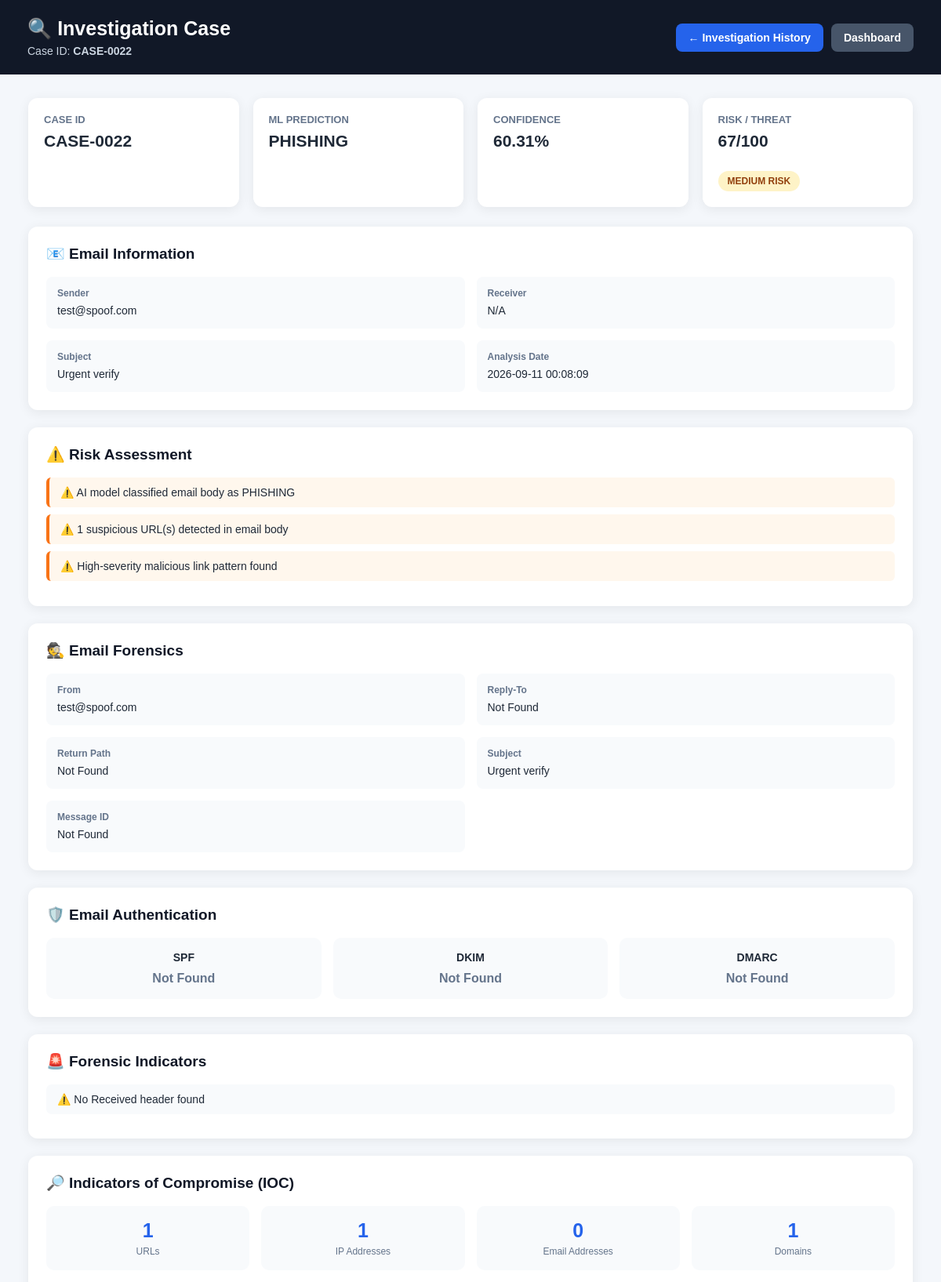
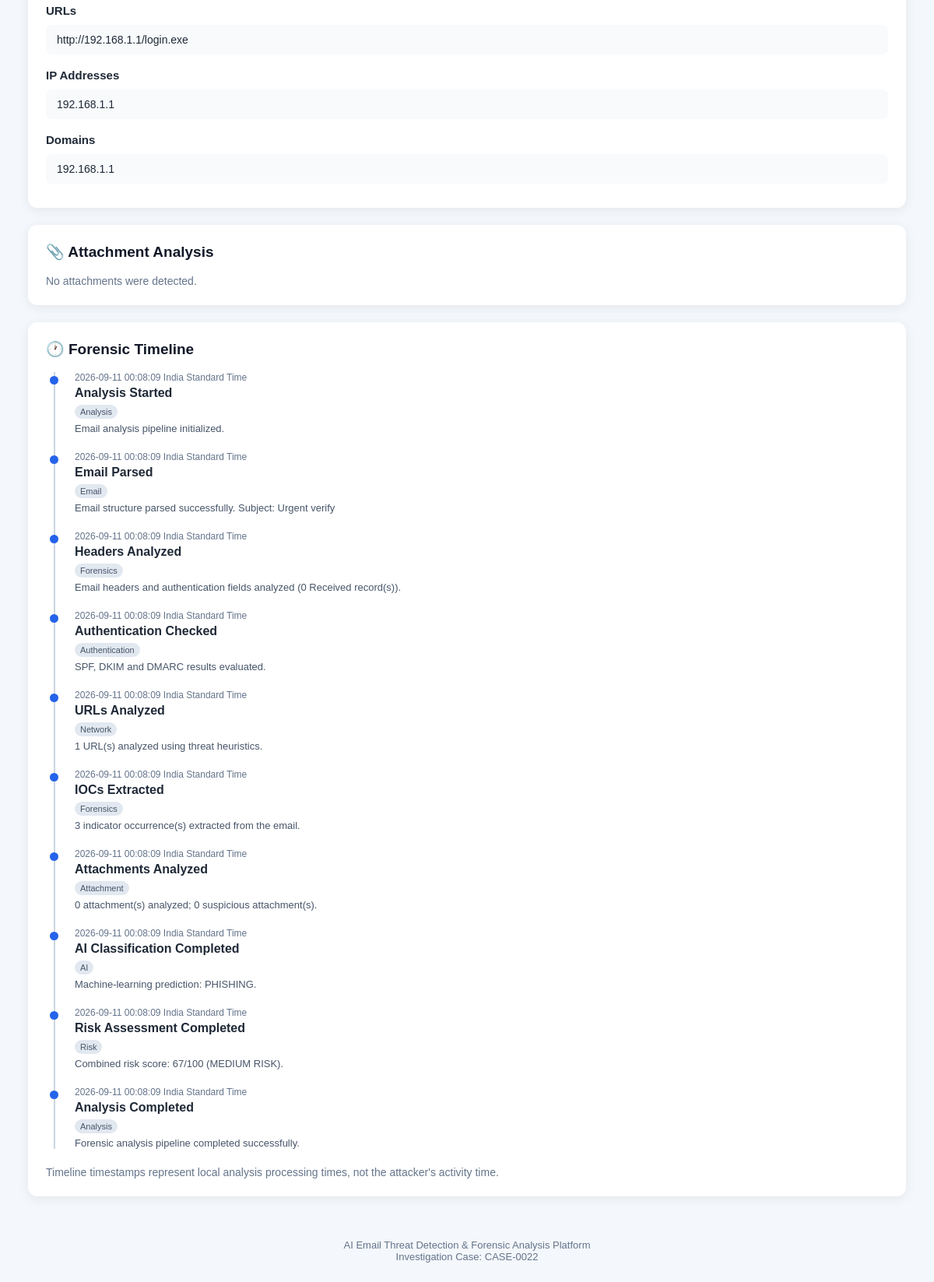
Page /case/CASE-0022 on the committed database (2 pictures, top to bottom).
### tables this page shows
CREATE TABLE investigations (

            id INTEGER PRIMARY KEY AUTOINCREMENT,

            case_id TEXT UNIQUE NOT NULL,

            timestamp TEXT NOT NULL,

            sender TEXT,

            receiver TEXT,

            subject TEXT,

            prediction TEXT,

            confidence REAL,

            risk_score INTEGER,

            threat_level TEXT,

            risk_reasons TEXT,

            forensic_data TEXT,

            ioc_data TEXT,

            attachment_data TEXT,

            timeline_data TEXT
        );

### app.py (the view)
@app.route("/case/<case_id>", methods=["GET"])
def investigation_details(case_id):
    try:
        investigation = get_investigation(case_id)
        if not investigation:
            return "Investigation case not found.", 404
        return render_template("case_details.html", investigation=investigation)
    except Exception as e:
        return f"Unable to load investigation details: {e}", 500

### templates/case_details.html (shortened to what this page needs)
<!DOCTYPE html>
<html lang="en">
<head>
</head>
<body>
<header class="header">
    <div>
        <h1>🔍 Investigation Case</h1>
        <p>Case ID: <strong>{{ investigation.case_id }}</strong></p>
    </div>
    <div class="header-buttons">
        <a href="/history" class="btn history-btn">← Investigation History</a>
        <a href="/" class="btn dashboard-btn">Dashboard</a>
    </div>
</header>
<main class="container">
    {% set threat = (investigation.threat_level or "UNKNOWN")|lower %}
    <section class="summary">
        <div class="summary-card">
            <h4>CASE ID</h4>
            <div class="value">{{ investigation.case_id }}</div>
        </div>
        <div class="summary-card">
            <h4>ML PREDICTION</h4>
            <div class="value">{{ investigation.prediction or "UNKNOWN" }}</div>
        </div>
        <div class="summary-card">
            <h4>CONFIDENCE</h4>
            <div class="value">{{ "%.2f"|format(investigation.confidence|float) }}%</div>
        </div>
        <div class="summary-card">
            <h4>RISK / THREAT</h4>
            <div class="value">
                {{ investigation.risk_score or 0 }}/100
                <br><br>
                {% if "high" in threat %}
                    <span class="badge high">HIGH RISK</span>
                {% elif "medium" in threat %}
                    <span class="badge medium">MEDIUM RISK</span>
                {% elif "low" in threat %}
                    <span class="badge low">LOW RISK</span>
                {% else %}
                    <span class="badge unknown">UNKNOWN</span>
                {% endif %}
            </div>
        </div>
    </section>
    <section class="section">
        <h2>📧 Email Information</h2>
        <div class="info-grid">
            <div class="info-item">
                <strong>Sender</strong>
                <span>{{ investigation.sender or "N/A" }}</span>
            </div>
            <div class="info-item">
                <strong>Receiver</strong>
                <span>{{ investigation.receiver or "N/A" }}</span>
            </div>
            <div class="info-item">
                <strong>Subject</strong>
                <span>{{ investigation.subject or "No Subject" }}</span>
            </div>
            <div class="info-item">
                <strong>Analysis Date</strong>
                <span>{{ investigation.timestamp }}</span>
            </div>
        </div>
    </section>
    <section class="section">
        <h2>⚠️ Risk Assessment</h2>
        {% if investigation.risk_reasons %}
            {% for reason in investigation.risk_reasons %}
                <div class="reason">⚠️ {{ reason }}</div>
            {% endfor %}
        {% else %}
            <div class="safe-message">
                No major risk indicators were recorded.
            </div>
        {% endif %}
    </section>
    {% set forensic = investigation.forensic_data or {} %}
    <section class="section">
        <h2>🕵️ Email Forensics</h2>
        <div class="info-grid">
            <div class="info-item">
                <strong>From</strong>
                <span>{{ forensic.get("from", "N/A") }}</span>
            </div>
            <div class="info-item">
                <strong>Reply-To</strong>
                <span>{{ forensic.get("reply_to", "N/A") }}</span>
            </div>
            <div class="info-item">
                <strong>Return Path</strong>
                <span>{{ forensic.get("return_path", "N/A") }}</span>
            </div>
            <div class="info-item">
                <strong>Subject</strong>
                <span>{{ forensic.get("subject", "N/A") }}</span>
            </div>
            <div class="info-item">
                <strong>Message ID</strong>
                <span>{{ forensic.get("message_id", "N/A") }}</span>
            </div>
        </div>
    </section>
    <section class="section">
        <h2>🛡️ Email Authentication</h2>
        {% set spf = forensic.get("spf", "Not Found") %}
        {% set dkim = forensic.get("dkim", "Not Found") %}
        {% set dmarc = forensic.get("dmarc", "Not Found") %}
        <div class="auth-grid">
            <div class="auth-card">
                <h3>SPF</h3>
                {% if spf|string|lower == "pass" %}
                    <div class="pass">✓ PASS</div>
                {% elif spf|string|lower == "fail" %}
                    <div class="fail">✗ FAIL</div>
                {% else %}
                    <div class="not-found">{{ spf }}</div>
                {% endif %}
            </div>
            <div class="auth-card">
                <h3>DKIM</h3>
                {% if dkim|string|lower == "pass" %}
                    <div class="pass">✓ PASS</div>
                {% elif dkim|string|lower == "fail" %}
                    <div class="fail">✗ FAIL</div>
                {% else %}
                    <div class="not-found">{{ dkim }}</div>
                {% endif %}
            </div>
            <div class="auth-card">
                <h3>DMARC</h3>
                {% if dmarc|string|lower == "pass" %}
                    <div class="pass">✓ PASS</div>
                {% elif dmarc|string|lower == "fail" %}
                    <div class="fail">✗ FAIL</div>
                {% else %}
                    <div class="not-found">{{ dmarc }}</div>
                {% endif %}
            </div>
        </div>
    </section>
    <section class="section">
        <h2>🚨 Forensic Indicators</h2>
        {% set indicators = forensic.get("indicators", []) %}
        {% if indicators %}
            <ul class="data-list">
                {% for indicator in indicators %}
                    <li>⚠️ {{ indicator }}</li>
                {% endfor %}
            </ul>
        {% else %}
            <p class="empty-data">No forensic indicators recorded.</p>
        {% endif %}
    </section>
    {% set iocs = investigation.ioc_data or {} %}
    <section class="section">
        <h2>🔎 Indicators of Compromise (IOC)</h2>
        <div class="ioc-grid">
            <div class="ioc-card">
                <div class="number">{{ iocs.get("url_count", 0) }}</div>
                <div class="label">URLs</div>
            </div>
            <div class="ioc-card">
                <div class="number">{{ iocs.get("ip_count", 0) }}</div>
                <div class="label">IP Addresses</div>
            </div>
            <div class="ioc-card">
                <div class="number">{{ iocs.get("email_count", 0) }}</div>
                <div class="label">Email Addresses</div>
            </div>
            <div class="ioc-card">
                <div class="number">{{ iocs.get("domain_count", 0) }}</div>
                <div class="label">Domains</div>
            </div>
        </div>
        <h3>URLs</h3>
        {% if iocs.get("urls") %}
            <ul class="data-list">
                {% for url in iocs.get("urls", []) %}
                    <li>{{ url }}</li>
                {% endfor %}
            </ul>
        {% else %}
            <p class="empty-data">No URLs detected.</p>
        {% endif %}
        <h3>IP Addresses</h3>
        {% if iocs.get("ips") %}
            <ul class="data-list">
                {% for ip in iocs.get("ips", []) %}
                    <li>{{ ip }}</li>
                {% endfor %}
            </ul>
        {% else %}
            <p class="empty-data">No IP addresses detected.</p>
        {% endif %}
        <h3>Domains</h3>
        {% if iocs.get("domains") %}
            <ul class="data-list">
                {% for domain in iocs.get("domains", []) %}
                    <li>{{ domain }}</li>
                {% endfor %}
            </ul>
        {% else %}
            <p class="empty-data">No domains detected.</p>
        {% endif %}
    </section>
    {% set attachments = investigation.attachment_data or {} %}
    {% set attachment_list = attachments.get("attachments", []) %}
    <section class="section">
        <h2>📎 Attachment Analysis</h2>
        {% if attachment_list %}
            {% for attachment in attachment_list %}
                <div class="attachment">
                    <strong>
                        {{ attachment.get("filename", "Unknown File") }}
                    </strong>
                    <p>
                        MIME Type:
                        {{ attachment.get("mime_type", "N/A") }}
                    </p>
                    <p>
                        Size:
                        {{ attachment.get("size", 0) }} bytes
                    </p>
                    <p>
                        Extension:
                        {{ attachment.get("extension", "N/A") }}
                    </p>
                    <p>
                        Risk Score:
                        {{ attachment.get("risk_score", 0) }}/100
                    </p>
                    <div class="attachment-risk">
                        Risk:
                        <strong>
                            {{ attachment.get("risk", "UNKNOWN") }}
                        </strong>
                    </div>
                    {% if attachment.get("double_extension") %}
                        <p>⚠️ Double extension detected</p>
                    {% endif %}
                    {% if attachment.get("indicators") %}
                        <p>
                            Indicators:
                            {{ attachment.get("indicators")|join(", ") }}
                        </p>
                    {% endif %}
                </div>
            {% endfor %}
        {% else %}
            <p class="empty-data">
                No attachments were detected.
            </p>
        {% endif %}
    </section>
    {% set timeline = investigation.timeline_data or [] %}
    <section class="section">
        <h2>🕐 Forensic Timeline</h2>
        {% if timeline %}
            <div class="timeline">
                {% for event in timeline %}
                    <div class="timeline-item">
                        <div class="timeline-time">
                            {{ event.get("timestamp", "N/A") }}
                        </div>
                        <div class="timeline-event">
                            {{ event.get("event", "Analysis Event") }}
                        </div>
                        <div class="timeline-category">
                            {{ event.get("category", "Analysis") }}
                        </div>
                        <div class="timeline-description">
                            {{ event.get("description", "") }}
                        </div>
                    </div>
                {% endfor %}
            </div>
            <p class="empty-data" style="margin-top:18px;">
                Timeline timestamps represent local analysis processing
                times, not the attacker's activity time.
            </p>
        {% else %}
            <p class="empty-data">
                No forensic timeline events recorded.
            </p>
        {% endif %}
    </section>
</main>
<footer>
    AI Email Threat Detection & Forensic Analysis Platform
    <br>
    Investigation Case: {{ investigation.case_id }}
</footer>
</body>
</html>

### rows in the picture
investigations: case_id "CASE-0022", prediction "PHISHING", confidence "60.31", risk_score "67", sender "test@spoof.com", receiver "N/A", subject "Urgent verify", timestamp "2026-09-11 00:08:09", get "test@spoof.com", get "Urgent verify"

### other values in the picture
{{ reason }} "AI model classified email body as PHISHING" "1 suspicious URL(s) detected in email body" "High-severity malicious link pattern found"
{{ forensic.get("reply_to", "N/A") }} "Not Found"
{{ forensic.get("return_path", "N/A") }} "Not Found"
{{ forensic.get("message_id", "N/A") }} "Not Found"
{{ spf }} "Not Found"
{{ dkim }} "Not Found"
{{ dmarc }} "Not Found"
{{ indicator }} "No Received header found"
{{ iocs.get("url_count", 0) }} "1"
{{ iocs.get("ip_count", 0) }} "1"
{{ iocs.get("email_count", 0) }} "0"
{{ iocs.get("domain_count", 0) }} "1"
{{ url }} "http://192.168.1.1/login.exe"
{{ ip }} "192.168.1.1"
{{ domain }} "192.168.1.1"
